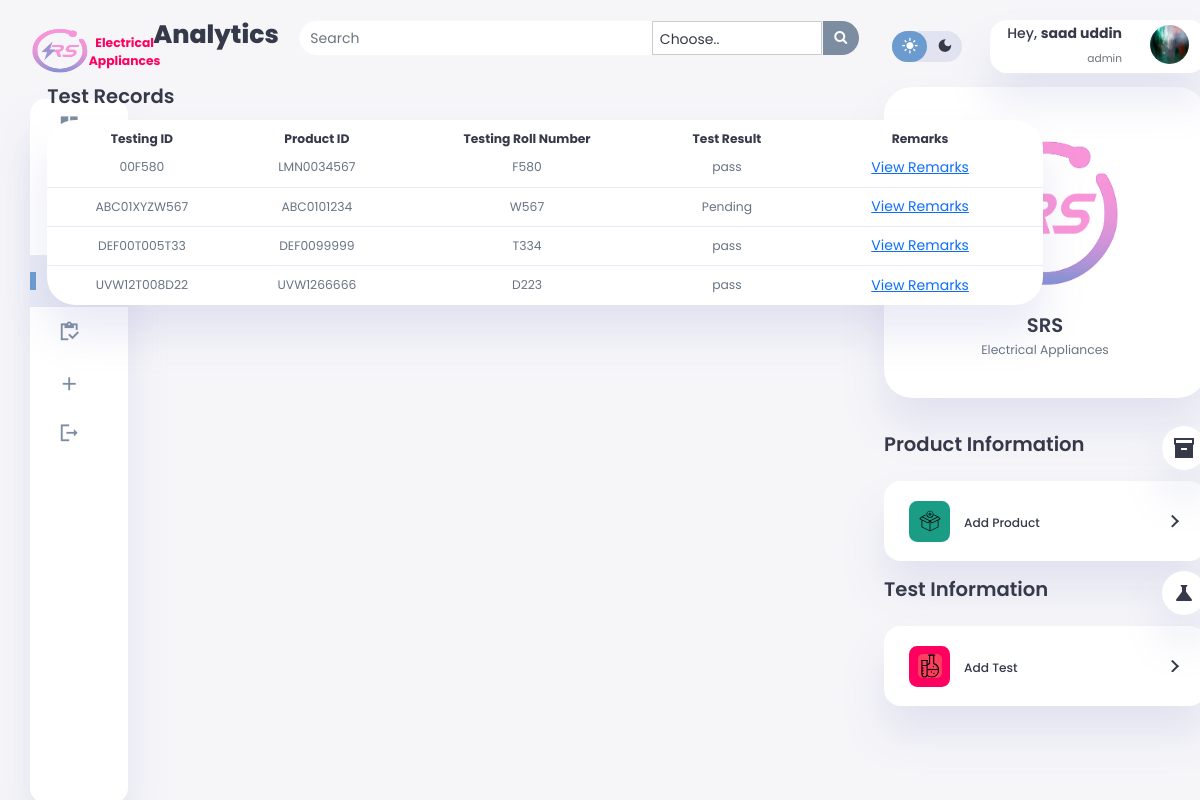
Screenshot of /test.php (signed in) with the database file from the repository.
### tables this page shows
CREATE TABLE `testing_records` (
  `testing_id` varchar(12) NOT NULL,
  `product_id` varchar(10) NOT NULL,
  `testing_code` varchar(255) NOT NULL,
  `testing_roll_number` varchar(255) NOT NULL,
  `test_result` varchar(50) NOT NULL,
  `remarks` text NOT NULL,
  `tester_name` varchar(255) NOT NULL,
  `remanufacturing_status` tinyint(1) NOT NULL
);

CREATE TABLE `role` (
  `r_id` int(11) NOT NULL,
  `fname` varchar(50) NOT NULL,
  `lname` varchar(50) NOT NULL,
  `email` varchar(256) NOT NULL,
  `pass` varchar(256) NOT NULL,
  `role` varchar(10) NOT NULL
);

### test.php (the view, shortened to what this page needs)
<?php
include("db_connection.php");
?>
<!DOCTYPE html>
<html lang="en">
<head>
    <link href="https://cdn.jsdelivr.net/npm/bootstrap@5.0.2/dist/css/bootstrap.min.css" rel="stylesheet">
    <link rel="stylesheet" href="https://cdnjs.cloudflare.com/ajax/libs/font-awesome/4.7.0/css/font-awesome.min.css">
    <link rel="stylesheet" href="style.css">
</head>
<body>
<?php
include ("./include/sidebar.php");
?>
 <main>
 <div class="header-container d-flex justify-content-between">
            <h1>Analytics</h1>
            <div class="search ">
                <form action="search_results.php" method="GET" class='form-inline'>
                    <div class="input-group">
                        <input type='text' id='search' class="form-control search-form" name="query" placeholder="Search">
                        <select class="form-control custom-select search-select" name="category" style="max-width: 170px; max-height: 34px;">
                        <option value="" selected disabled hidden>Choose..</option>
                        </select>
                        <span class="input-group-btn" style="width:39px">
                            <button id="search-this" type="submit" class="pull-right btn btn-default search-btn">
                                <i class="fa fa-search"></i>
                            </button>
                        </span>
                    </div>
                </form>
            </div>
        </div>
            <?php
$testRecordsQuery = "SELECT testing_id, product_id, testing_roll_number, test_result, remarks, tester_name FROM testing_records";
$testRecordsResult = mysqli_query($con, $testRecordsQuery);
?>
<div class="recent-orders">
    <h2>Test Records</h2>
    <?php
    if ($testRecordsResult && mysqli_num_rows($testRecordsResult) > 0) {
        echo "<table border='1'>
                <thead>
                    <tr>
                        <th>Serial No</th>
                        <th>Testing ID</th>
                        <th>Product ID</th>
                        <th>Testing Roll Number</th>
                        <th>Test Result</th>
                        <th>Remarks</th>
                        <th>Tester Name</th>
                    </tr>
                </thead>
                <tbody>";
        $serialNo = 1;
        while ($testRecordsRow = mysqli_fetch_assoc($testRecordsResult)) {
            echo "<tr>
                    <td>{$serialNo}</td>
                    <td>{$testRecordsRow['testing_id']}</td>
                    <td>{$testRecordsRow['product_id']}</td>
                    <td>{$testRecordsRow['testing_roll_number']}</td>
                    <td>{$testRecordsRow['test_result']}</td>
                    <td class='remarks-cell'>
                    <button class='btn btn-link' data-bs-toggle='modal' data-bs-target='#remarksModal{$testRecordsRow['testing_id']}'>View Remarks</button>
                    </td>
                    <td>{$testRecordsRow['tester_name']}</td>
                  </tr>";
                  $serialNo++;
        }
        echo "</tbody></table>";
    } else {
        echo "No Test Records found";
    }
    ?>
</div>
        </main>
<?php
include ("./include/user-nav.php");
include ("./include/right-section.php");
include ("./include/script.php");
?>

### include/user-nav.php (shortened to what this page needs)
 <?php
include("db_connection.php");
 ?>
 <div class="right-section">
            <div class="nav">
                <div class="day-night">
                    <div class="dark-mode">
                        <span class="material-icons-sharp active">
                        </span>
                        <span class="material-icons-sharp">
                        </span>
                    </div>
                </div>
                <div class="profile">
                    <div class="info">
                        <h6>Hey, <b><?php if(isset($_SESSION['email'])){
                $query = "SELECT * FROM `role` WHERE email = '$_SESSION[email]'";
                $res = mysqli_query($con,$query);
                $row = mysqli_fetch_assoc($res);
                echo $row['fname'] . " " . $row['lname'];
                        }
             ?></b></h6>
                        <small class="text-muted" style="text-align:left;"><?php  echo $row['role']  ?></small>
                    </div>
                    <div class="profile-photo">
                        <img src="images/profile-1.jpg">
                    </div>
                </div>
            </div>

### style.css (style rules this page uses)
:root { --color-primary: #6C9BCF; --color-danger: #FF0060; --color-success: #1B9C85; --color-warning: #f5ca4b; --color-white: #fff; --color-info-dark: #7d8da1; --color-dark: #363949; --color-light: rgba(132, 139, 200, 0.18); --color-dark-variant: #677483; --color-background: #f6f6f9; --card-border-radius: 2rem; --border-radius-1: 0.4rem; --border-radius-2: 1.2rem; --card-padding: 1.8rem; --padding-1: 1.2rem; --box-shadow: 0 2rem 3rem var(--color-light); }
* { margin: 0; padding: 0; outline: 0; appearance: 0; border: 0; text-decoration: none; box-sizing: border-box; }
html { font-size: 14px; }
body { width: 100vw; height: 100vh; font-family: 'Poppins', sans-serif; font-size: 0.88rem; user-select: none; overflow-x: hidden; color: var(--color-dark); background-color: var(--color-background); }
img { display: block; width: 100%; object-fit: cover; }
h1 { font-weight: 800; font-size: 1.8rem; }
h2 { font-weight: 600; font-size: 1.4rem; }
small { font-size: 0.76rem; }
b { color: var(--color-dark); }
.text-muted { color: var(--color-info-dark); }
main { margin-top: 1.4rem; }
.header-container { display: flex; align-items: center; }
.header-container h1 { margin-right: 20px; }
main .search .search-form { border-radius: 30px 0 0 30px; background-color: var(--color-white); color: var(--color-dark); }
main .search .input-group { width: 40rem; }
main .input-group-btn { max-width: 38px; }
main #search { border: 1px solid var(--color-white); }
main .search-btn { cursor: pointer; border-radius: 0 30px 30px 0; background-color: var(--color-info-dark); color: var(--color-white); }
main .recent-orders { margin-top: 1.3rem; }
main .recent-orders h2 { margin-bottom: 0.8rem; }
main .recent-orders table { background-color: var(--color-white); width: 100%; padding: var(--card-padding); text-align: center; box-shadow: var(--box-shadow); border-radius: var(--card-border-radius); transition: all 0.3s ease; }
main .recent-orders table thead th { padding-top: 10px; }
main table tbody td { height: 2.8rem; border-bottom: 1px solid var(--color-light); color: var(--color-dark-variant); }
main table tbody tr:last-child td { border: none; }
.right-section { margin-top: 1.4rem; }
.right-section .day-night { margin-top: 0.8rem; }
.right-section .nav { display: flex; justify-content: end; gap: 2rem; }
.right-section .dark-mode { background-color: var(--color-light); display: flex; justify-content: space-between; align-items: center; height: 2.2rem; width: 5rem; cursor: pointer; border-radius: var(--border-radius-2); }
.right-section .dark-mode span { font-size: 1.2rem; width: 50%; height: 100%; display: flex; align-items: center; justify-content: center; }
.right-section .dark-mode span.active { background-color: var(--color-primary); color: white; border-radius: var(--border-radius-2); }
.right-section .nav .profile { display: flex; gap: 2rem; text-align: right; background-color: var(--color-white); border-radius: var(--border-radius-2); padding: 0.4rem var(--padding-1); box-shadow: var(--box-shadow); transition: all 0.3s ease; }
.right-section .nav .profile .profile-photo { width: 2.8rem; height: 2.8rem; border-radius: 50%; overflow: hidden; }
.custom-select { appearance: none; -webkit-appearance: none; -moz-appearance: none; width: 100%; padding: 0.5rem 3.5rem 0.3rem 0.5rem; border: 1px solid #ccc; border-radius: 4px; }
main .header-container .search .input-group .search-select { background-color: var(--color-white); color: var(--color-dark); }
@media screen and (max-width: 1200px) { main .search .input-group { width: 40rem; } }
@media screen and (max-width: 1200px) { main .recent-orders { width: 94%; position: absolute; left: 50%; transform: translateX(-50%); margin: 2rem 0 0 0.8rem; } }
@media screen and (max-width: 1200px) { main .recent-orders table { width: 83vw; max-height: 80vh; } }

### rows the page displays
testing_records: testing_id "00F580", product "LMN0034567", testing_roll_number "F580", test_result "pass"
testing_records: testing_id "ABC01XYZW567", product "ABC0101234", testing_roll_number "W567", test_result "Pending"
testing_records: testing_id "DEF00T005T33", product "DEF0099999", testing_roll_number "T334", test_result "pass"
testing_records: testing_id "UVW12T008D22", product "UVW1266666", testing_roll_number "D223", test_result "pass"
role: fname "saad", lname "uddin", role "admin"
